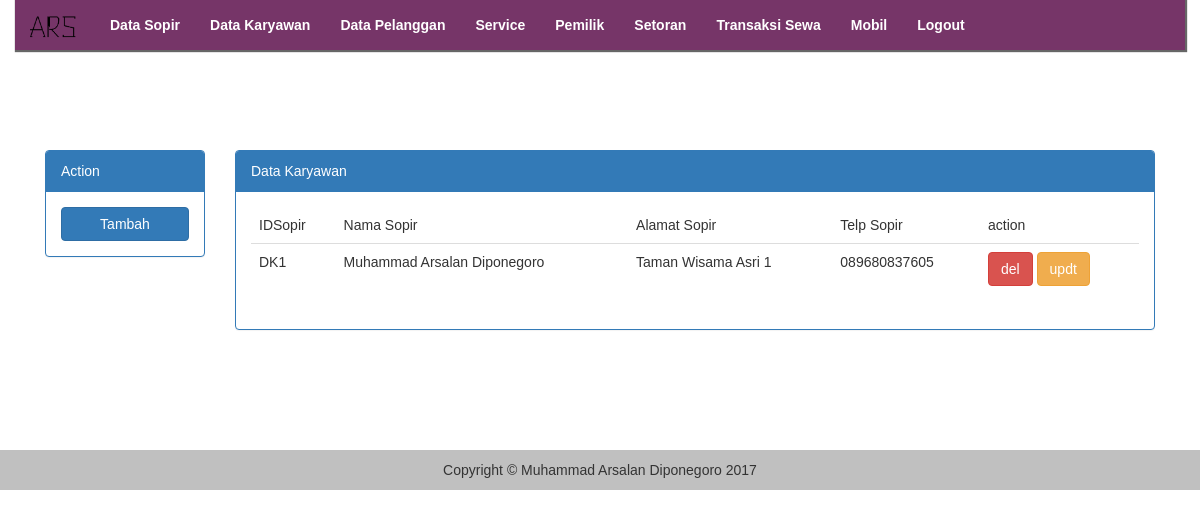
The page /index.php?page=data/karyawan (signed in) on the database its author committed.
### tables this page shows
CREATE TABLE `tb_karyawan` (
  `nik` varchar(30) NOT NULL,
  `NmKaryawan` varchar(255) NOT NULL,
  `AlmtKaryawan` text NOT NULL,
  `TelpKaryawan` varchar(255) NOT NULL
);

### system/action/action.karyawan.php (called while the page is built, shortened)
<?php
class karyawan
{
	protected $db;
	function __construct($db)
	{
		$this->db = $db;
	}
		function fetch()
		{
			$sql = 'SELECT tb_karyawan.* , tb_login.*
					FROM tb_karyawan
					INNER JOIN tb_login ON tb_karyawan.nik = tb_login.nik';
			$x = $this->db -> prepare($sql);
			$x -> execute();
			$f = $x -> fetchAll();
			return $f;
		}
}

### app/page/data/karyawan/index.php (the view, shortened to what this page needs)
<?php
	$fetch = new karyawan($db);
	$fS = $fetch -> fetch();
?>
<div class="container">
	<div class="row">
	<div class="col-md-12 data-sopir-view">
		<div class="col-md-2">
			<div class="panel panel-primary">
				<div class="panel-heading">
					Action
				</div>
				<div class="panel-body">
						<tr>
							<td><button class="btn btn-block btn-primary" onclick="popupView()">Tambah</button></td>
						</tr>
				</div>
			</div>
		</div>
		<div class="col-md-10">
			<div class="panel panel-primary">
				<div class="panel-heading">
					Data Karyawan
				</div>
				<div class="panel-body">
					<table class="table">
						<thead>
							<td>IDSopir</td>
							<td>Nama Sopir</td>
							<td>Alamat Sopir</td>
							<td>Telp Sopir</td>
							<td>action</td>
						</thead>
						<tbody>
							<?php foreach($fS as $data){ ?>
							<tr>
								<td><?php echo $data['nik']  ?></td>
								<td><?php echo $data['NmKaryawan']  ?></td>
								<td><?php echo $data['AlmtKaryawan']  ?></td>
								<td><?php echo $data['TelpKaryawan']  ?></td>
								<td><a href="index.php?action=HapusKaryawan&i=<?php echo base64_encode($data['nik']) ?>"><button class="btn btn-danger">del</button></a> <button class="btn btn-warning" onclick="EditKaryawan('<?php echo $data['nik']?>','<?php echo $data['NmKaryawan']?>','<?php echo $data['AlmtKaryawan']?>','<?php echo $data['TelpKaryawan'] ?>','<?php echo $data['username'] ?>','<?php echo $data['TypeUser'] ?>')">updt</button></td>
							</tr>
							<?php }?>
						</tbody>
					</table>
				</div>
			</div>
		</div>
	</div>
	</div>
</div>

### app/resources/css/main.css (style rules this page uses)
body { background: #fff; font-family: sans-serif; }
.data-sopir-view { margin: 100px auto; }

### rows shown on the page
tb_karyawan: tb_login.nik "DK1", NmKaryawan "Muhammad Arsalan Diponegoro", AlmtKaryawan "Taman Wisama Asri 1", TelpKaryawan "089680837605"
